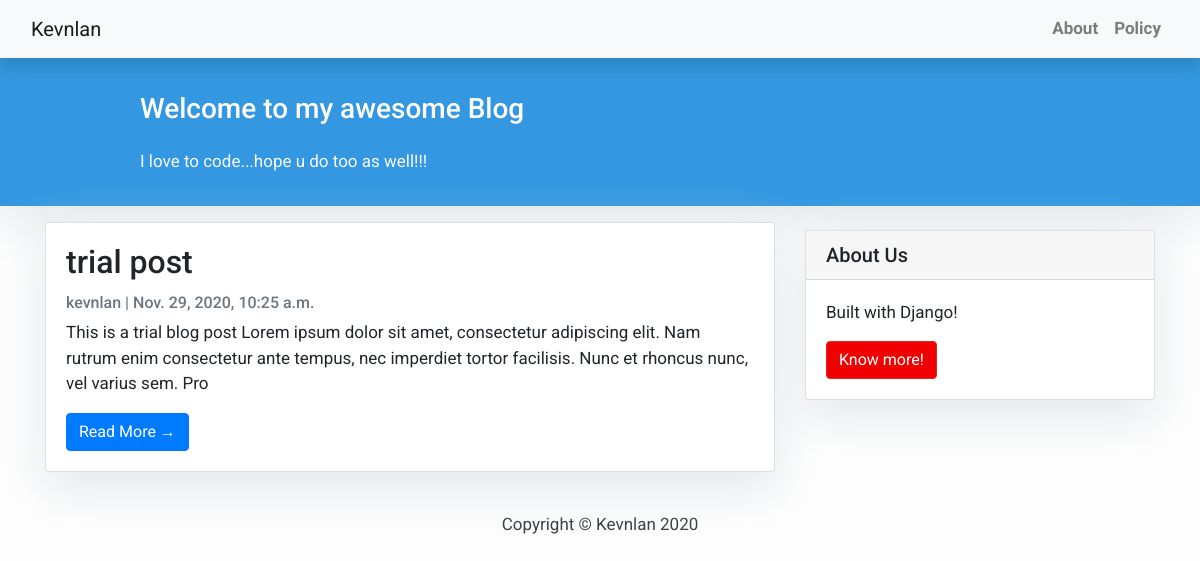
The page / on the database its author committed.
### blog/models.py (models this page shows, shortened)
class Post(models.Model):
    title = models.CharField(max_length=200, unique=True)
    slug = models.SlugField(max_length=200, unique=True)
    author = models.ForeignKey(User, on_delete=models.CASCADE, related_name='blog_posts')
    updated_on = models.DateTimeField(auto_now=True)
    content = models.TextField()
    created_on = models.DateTimeField(auto_now_add=True)
    status = models.IntegerField(choices=STATUS, default=0)
    class Meta:
        ordering = ['-created_on']

### blog/views.py (the view)
# urls.py: path('', views.PostList.as_view(), name='home'),
class PostList(generic.ListView):
    queryset = Post.objects.filter(status=1).order_by('-created_on')
    template_name = 'blog/index.html'

### blog/templates/blog/index.html (shortened to what this page needs)
{% extends 'blog/base.html' %}
{% block content %}
<header class="masthead">
    <div class="container">
        <div class="row">
            <div class=" col-md-8 col-md-10 mx-auto">
                <div class="site-heading">
                    <h3 class=" site-heading my-4 mt-3 text-white">
                     {% if user.is_authenticated %}
                        Welcome to my awesome Blog {{ user.username }}
                        {% else %}
                        Welcome to my awesome Blog
                        {% endif %}
                    </h3>
                    <p class="text-light">I love to code...hope u do too as well!!! &nbsp
                    </p>
                </div>
            </div>
        </div>
    </div>
</header>
<div class="container">
    <div class="row">
        <div class="col-md-8 mt-3 left">
            {% for post in post_list %}
            <div class="card mb-4">
                <div class="card-body">
                    <h2 class="card-title">{{ post.title }}</h2>
                    <p class="card-text text-muted h6">{{ post.author }} | {{ post.created_on}} </p>
                    <p class="card-text">{{post.content|slice:":200" }}</p>
                    <a href="{% url 'post_detail' post.slug  %}" class="btn btn-primary">Read More &rarr;</a>
                </div>
            </div>
            {% endfor %}
        </div>
        {% block sidebar %} {% include 'blog/sidebar.html' %} {% endblock sidebar %}
    </div>
</div>
{% endblock %}

### blog/templates/blog/base.html (shortened to what this page needs)
<!DOCTYPE html>
<html>
    <head>
        <link rel="stylesheet" href="https://stackpath.bootstrapcdn.com/bootstrap/4.3.1/css/bootstrap.min.css">
    </head>
<body>
    <nav class="navbar navbar-expand-lg navbar-light bg-light shadow" id="mainNav">
        <div class="container-fluid">
            <a class="navbar-brand" href="{% url 'home' %}">Kevnlan</a>
            <div class="collapse navbar-collapse" id="navbarResponsive">
                <ul class="navbar-nav ml-auto">
                    <li class="nav-item text-black">
                            <a class="nav-link text-black font-weight-bold" href="#">About</a>
                        </li>
                        <li class="nav-item text-black">
                            <a class="nav-link text-black font-weight-bold" href="#">Policy</a>
                        </li>
                </ul>
            </div>
        </div>
    </nav>
{% block content %}
{% endblock %}
<footer class="py-3 bg-grey">
    <p  class="m-0 text-dark text-center">
        Copyright &copy; Kevnlan 2020
    </p>
</footer >
</body>
</html>

### blog/templates/blog/sidebar.html (shortened to what this page needs)
 {% block sidebar %}
<div class="col-md-4 float-right ">
<div class="card my-4">
        <h5 class="card-header">About Us</h5>
    <div class="card-body">
        <p class="card-text"> Built with Django!</p>
        <a href="https://facebook.com/kevnlan"
           class="btn btn-danger">Know more!</a>
    </div>
</div>
</div>
{% endblock sidebar %}

### blog/templates/blog/base.html (style rules this page uses)
body { font-family: "Roboto", sans-serif; font-size: 17px; background-color: #fdfdfd; }
.shadow { box-shadow: 0 4px 2px -2px rgba(0, 0, 0, 0.1); }
.btn-danger { color: #fff; background-color: #f00000; border-color: #dc281e; }
.masthead { background: #3398E1; height: auto; padding-bottom: 15px; box-shadow: 0 16px 48px #E3E7EB; padding-top: 10px }

### blog/templates/blog/sidebar.html (style rules this page uses)
.card { box-shadow: 0 16px 48px #E3E7EB; }

### rows shown on the page
Post: title "trial post", author "kevnlan", created_on "Nov. 29, 2020, 10:25 a.m.", content "This is a trial blog post Lorem ipsum dolor sit amet, consectetur adipiscing elit. Nam rutrum enim consectetur ante tempus, nec imperdiet tortor facilisis. Nunc et rhoncus nunc, vel varius sem. Pro"
